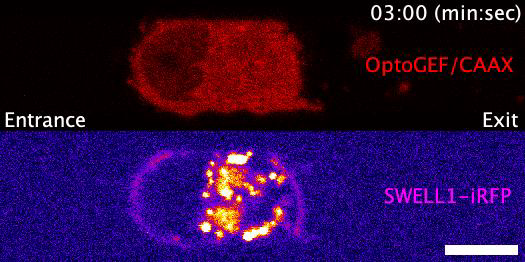
#> input picture frame 6 of movies/movie6.avi, 525 x 262 px
$ jupyter execute Movie6_Analysis.ipynb   (shell and % lines are left out)
#> lines starting #> are read from the running program, lines starting #| are printed output that depends on the picture; after the words box and inside, x2 and y2 are one past the last pixel; in counts of white or black regions, pixels touching at a corner belong together
# Movie 6

[cell 1]
from matplotlib import pyplot as plt
import seaborn as sns
import pandas as pd
import numpy as np
import cv2

movie6_path = "movies/movie6.avi"

## Functions for detecting edges

[cell 2]
# Detect edges with OpenCV's findContours
# No longer used
def get_bounding_boxes(img):
    contours, hierarchy = cv2.findContours(img, 1, 2)
    c = max(contours, key=cv2.contourArea)

    leftBoundingRect = cv2.boundingRect(c[c[:, :, 0].argmin()])
    rightBoundingRect = cv2.boundingRect(c[c[:, :, 0].argmax()])

    return leftBoundingRect, rightBoundingRect, c

# Detect edges by detecting the first occurrence of a minimum rectangular section where the mean pixel values exceeds a threshold
# Threshold differs for different movies

# check_section is used to calibrate and find the right parameters for a movie
def check_sections(frame, check_size=10, min_mean_pixel=0.03):
    sections = []
    for c in range(0, frame.shape[1], check_size):
        mean_pixel = cv2.mean(frame[:,c:c+check_size])[0]
        #print("Current mean pixel:", mean_pixel)
        sections.append((mean_pixel, c, check_size))
    return sections


def get_left_side(frame, check_size=10, min_mean_pixel=0.03):
    for c in range(0, frame.shape[1], check_size):
        mean_pixel = cv2.mean(frame[:,c:c+check_size])[0]
        if mean_pixel > min_mean_pixel:
            return c
    return 0

def get_right_side(frame, check_size=10, min_mean_pixel=0.03):
    for c in range(frame.shape[1], 0, -(check_size)):
        mean_pixel = cv2.mean(frame[:,c-check_size:c])[0]
        if mean_pixel > min_mean_pixel:
            return c
    return 0

def get_mean_intensity(section):
    count = np.nonzero(section)[0].size
    mean = np.sum(section) / count
    #print(count, mean)
    return count, mean

[cell 3]
# [14 lines of commented-out code are left out]

[cell 4]
# [5 lines of commented-out code are left out]

[cell 5]
print("Press 'q' to end video")
cap = cv2.VideoCapture(movie6_path)


# Get movie frame size
width = int(cap.get(cv2.CAP_PROP_FRAME_WIDTH) + 0.5)
height = int(cap.get(cv2.CAP_PROP_FRAME_HEIGHT) + 0.5)
frame_size = (width, height)

# Initialize video writer to save segmented movie at 1 frame per second
writer = cv2.VideoWriter("movie6_segments.avi", cv2.VideoWriter_fourcc(*"XVID"), 1.0, frame_size)

frame_index = 0

data = []

while True:
    frame_index += 1
    success, frame = cap.read()
#> frame is the input picture: shape (262, 525, 3); mean B, G, R 66.4, 10.5, 43.1

    if success and frame.size != 0:
        # Crop frame to remove text
        canvas = np.zeros((frame.shape), np.uint8)
        canvas = frame[20:110, 0:355]

        # Blur to fill threshold gaps
        gray_frame = cv2.cvtColor(canvas, cv2.COLOR_BGR2GRAY)
        _, imgThreshold = cv2.threshold(gray_frame, 50, 255, cv2.THRESH_BINARY)
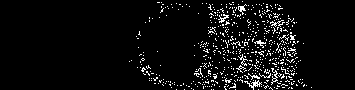
#> imgThreshold: shape (90, 355); 5.3% white in thin lines or dots, all inside (x1, y1, x2, y2) = (129, 1, 312, 90)
        blur_frame = cv2.GaussianBlur(imgThreshold, (7, 7), 0)
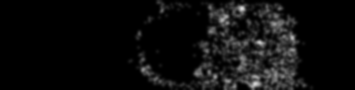
#> blur_frame: shape (90, 355); min 0, max 214, mean 13.7


        # Get trailing and leading bounding rectangle, and entire cell contour
        left_end = get_left_side(imgThreshold, check_size=3, min_mean_pixel=5)
#> the loop in get_left_side, `for c in range(0, frame.shape[1], check_size):` made 47 passes
#> mean_pixel on passes 1 to 12: 0, 0, 0, 0, 0, 0, 0, 0, 0, 0, 0, 0
#> left_end = 138
        right_end = get_right_side(imgThreshold, check_size=5, min_mean_pixel=15)
#> the loop in get_right_side, `for c in range(frame.shape[1], 0, -(check_size)):` made 13 passes
#> mean_pixel on passes 1 to 12: 0, 0, 0, 0, 0, 0, 0, 0, 0.567, 0.567, 5.67, 13.6
#> right_end = 295

        left_side_thickness = 30
        right_side_thickness = 30
        left_side_offset_correction = 10
        right_side_offset_correction = 10

        right_section = imgThreshold[:, right_end-right_side_thickness:right_end+right_side_offset_correction]
#> right_section: shape (90, 40); 16.5% white in thin lines or dots
        right_blur = cv2.blur(right_section, (10,10))
        _, right_thresh = cv2.threshold(right_blur, 170, 255, cv2.THRESH_BINARY)
#> right_thresh: shape (90, 40); every value is 0

        imgThreshold[:, right_end-right_side_thickness:right_end+right_side_offset_correction] = right_thresh
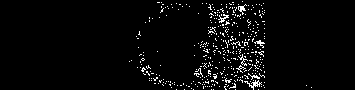
#> imgThreshold: shape (90, 355); 3.5% white in thin lines or dots, all inside (x1, y1, x2, y2) = (129, 1, 312, 90)

        kernel = cv2.getStructuringElement(cv2.MORPH_RECT, (2, 2))

        bin_img = cv2.morphologyEx(imgThreshold,
                           cv2.MORPH_OPEN,
                           kernel,
                           iterations=2)
#> bin_img: shape (90, 355); 0.13% white; 3 white regions (3 under 20 px)

        sure_bg = cv2.dilate(bin_img, kernel, iterations=3)
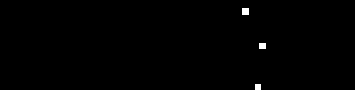
#> sure_bg: shape (90, 355); 0.4% white; 3 white regions, box (x1, y1, x2, y2) and area: (242, 8, 249, 15) 49, (259, 43, 266, 49) 42, (255, 84, 261, 90) 36
        dist = cv2.distanceTransform(bin_img, cv2.DIST_L2, 0)

        ret, sure_fg = cv2.threshold(dist, 0.21 * dist.max(), 255, cv2.THRESH_BINARY)
#> sure_fg: shape (90, 355) float32; 0.13% white; 3 white regions (3 under 20 px)
#> ret = 0.42
        sure_fg = sure_fg.astype(np.uint8)

        unknown = cv2.subtract(sure_bg, sure_fg)
#> unknown: shape (90, 355); 0.27% white; 3 white regions, box (x1, y1, x2, y2) and area: (242, 8, 249, 15) 33, (259, 43, 266, 49) 30, (255, 84, 261, 90) 24

        ret, markers = cv2.connectedComponents(sure_fg)
#> markers: shape (90, 355) int32; 4 distinct labels, from 0 to 3
#> ret = 4
        markers += 1
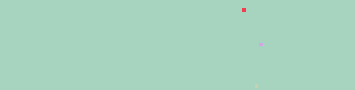
#> markers: shape (90, 355) int32; 4 distinct labels, from 1 to 4; one colour per label, 0 black
        markers[unknown == 255] = 0
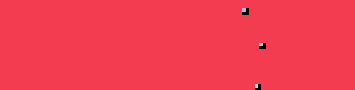
#> markers: shape (90, 355) int32; 5 distinct labels, from 0 to 4; one colour per label, 0 black

        markers = cv2.watershed(canvas, markers)
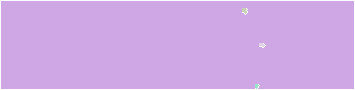
#> markers: shape (90, 355) int32; 5 distinct labels, from -1 to 4; one colour per label, 0 black, -1 white

        regions = []

        labels = np.unique(markers)
#> labels = [-1, 1, 2, 3, 4]
        left_segments = []
        right_segments = []
        left_color = [255,0,0]
        right_color = [255,255,0]

        edges = {
            "left":{
                "frame_index":frame_index,
                "count": 0,
                "mean": 0,
                "num_of_segments":0,
            },
            "right":{
                "frame_index":frame_index,
                "count": 0,
                "mean": 0,
                "num_of_segments":0,
            },
        }

        for label in labels[2:]:
        # Create a binary image in which only the area of the label is in the foreground
        #and the rest of the image is in the background
            target = np.where(markers == label, 255, 0).astype(np.uint8)
            x,y,w,h = cv2.boundingRect(target)

            min_segment_to_edge_distance = 10

            color = (255, 255, 255)
            if x-left_end <= min_segment_to_edge_distance:
                count, mean = get_mean_intensity(canvas[markers == label])
                edges["left"]["frame_index"] = frame_index
                edges["left"]["count"] += count
                edges["left"]["mean"] += mean
                edges["left"]["num_of_segments"] += 1

                canvas[markers == label] = left_color
                #cv2.putText(canvas, "L", (x, y), cv2.FONT_HERSHEY_SIMPLEX, 0.35, color, 1, cv2.LINE_AA)
                #left_segments.append((x,y,w,h))
            elif right_end-(w+x) <= min_segment_to_edge_distance:
                count, mean = get_mean_intensity(canvas[markers == label])
                edges["right"]["frame_index"] = frame_index
                edges["right"]["count"] += count
                edges["right"]["mean"] += mean
                edges["right"]["num_of_segments"] += 1

                canvas[markers == label] = right_color
                cv2.putText(canvas, f'{frame_index}', (x+w, y+h), cv2.FONT_HERSHEY_SIMPLEX, 0.35, color, 1, cv2.LINE_AA)
                #right_segments.append((x,y,w,h))
            else:
                canvas[markers == label] = np.random.randint(0, 255, size=3)
#> this loop made 3 passes
#> (x, y, w, h) on passes 1 to 3: (242, 8, 5, 6), (259, 43, 6, 4), (255, 84, 4, 5)
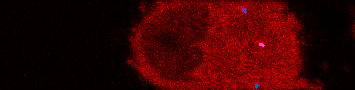
#> canvas: shape (90, 355, 3); mean B, G, R 2.5, 2.1, 55.4
#> after the loop, edges = 2 items

        if edges["left"]["num_of_segments"] > 0:
            data.append([edges["left"]["frame_index"], "L", edges["left"]["count"], edges["left"]["mean"], edges["left"]["mean"]/edges["left"]["num_of_segments"], left_end])
        else:
            data.append([edges["left"]["frame_index"], "L", edges["left"]["count"], edges["left"]["mean"], edges["left"]["mean"]/1, left_end])
        if edges["right"]["num_of_segments"] > 0:
            data.append([edges["right"]["frame_index"], "R", edges["right"]["count"], edges["right"]["mean"], edges["right"]["mean"]/edges["right"]["num_of_segments"], left_end])
        else:
            data.append([edges["right"]["frame_index"], "R", edges["right"]["count"], edges["right"]["mean"], edges["right"]["mean"]/1, left_end])

        writer.write(canvas)
        cv2.imshow("Movie 6", canvas)

    else:
        break

    if cv2.waitKey(10) & 0xFF == ord('q'):
#> (key q is pressed here)
        break

cap.release()
writer.release()
cv2.destroyAllWindows()

[cell 6]
stimulation_start = 42
data_df = pd.DataFrame(data, columns = ["Frame", "Edge", "Intensity Count","Intensity","Average Intensity","Position"])
#> data_df = table of 2 rows and 6 columns
data_df["Displacement"] = data_df["Position"] - data_df["Position"][0]
data_df["Stimulated"] = data_df["Frame"] > stimulation_start
dummies = pd.get_dummies(data_df)
#> dummies = table of 2 rows and 9 columns
data_with_dummies_df = pd.concat([data_df, dummies[["Edge_L"]]], axis='columns')
#> data_with_dummies_df = table of 2 rows and 9 columns
cleaned_data = data_with_dummies_df.drop(['Edge'], axis='columns') * 1
#> cleaned_data = table of 2 rows and 8 columns
right_edge_intensities = cleaned_data[cleaned_data["Edge_L"]==0]
#> right_edge_intensities = table of 1 rows and 8 columns
right_edge_intensities
#> Out = table of 1 rows and 8 columns

## Displacement

[cell 7]
fig, ax = plt.subplots(1, sharex=False, sharey=False)

pre_stimulation = right_edge_intensities[right_edge_intensities["Stimulated"] == 0]
#> pre_stimulation = table of 1 rows and 8 columns
post_stimulation = right_edge_intensities[right_edge_intensities["Stimulated"] == 1]
#> post_stimulation = table of 0 rows and 8 columns

X1 = pre_stimulation["Frame"]
X2 = post_stimulation["Frame"]
Y1 = pre_stimulation["Displacement"]
Y2 = post_stimulation["Displacement"]

ax.plot(X1, Y1)
ax.plot(X2, Y2)
ax.set_title("Displacement over time")

ax.legend(["Before stimulation","After stimulation"],loc='best')
plt.savefig("movie6_displacement_line_plot.png")
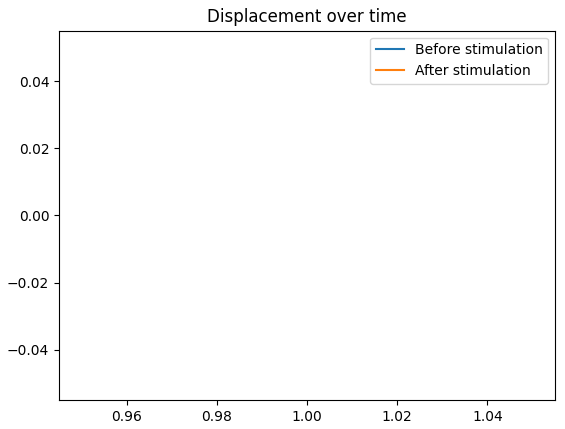
#> figure drawn by matplotlib, 1 panel
plt.show()

## Plot fluorescent intensity at right edge

[cell 8]
fig, ax = plt.subplots(1, sharex=False, sharey=False)

X1 = pre_stimulation["Frame"]
X2 = post_stimulation["Frame"]

Y1 = pre_stimulation["Intensity"]
Y2 = post_stimulation["Intensity"]

ax.plot(X1, Y1)
ax.plot(X2, Y2)
ax.set_title("Total intensity - Before Vrs After stimulation")

ax.legend(["Before stimulation","After stimulation"],loc='best')

plt.savefig("movie6_fluorescence_line_plot.png")
plt.show()

## Compare fluorescence before stimulation Vrs After stimulation

[cell 9]
sns.set_style("whitegrid")
sns.boxplot(x = 'Stimulated', y = 'Intensity', data = right_edge_intensities)
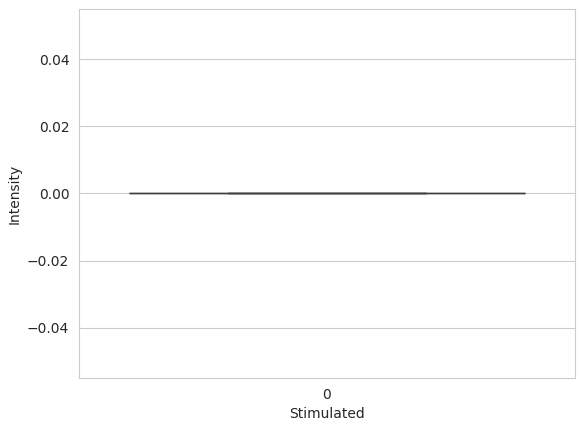
#> figure drawn by matplotlib, 1 panel

## ANOVA of intensities at leading (right) edge before and after stimulation
- Since the leading edge (right side) intensity is the edge of interest in this particular case, lets perform an ANOVA test for both light stimulated and non-light stimulated frames

[cell 10]
import scipy.stats as stats
stats.f_oneway(pre_stimulation["Intensity"], post_stimulation["Intensity"])
#> Out = (nan, nan)

$ run again, starting later in the video
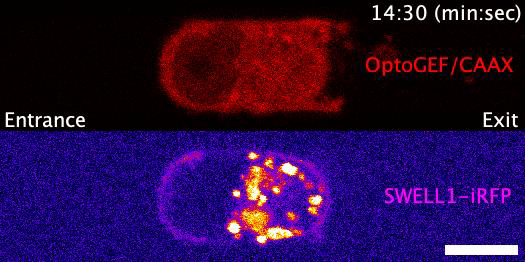
#> input picture frame 29 of movies/movie6.avi, 525 x 262 px
#> frame is the input picture: shape (262, 525, 3); mean B, G, R 66.4, 10.1, 42.1
#> the loop in get_left_side, `for c in range(0, frame.shape[1], check_size):` made 55 passes
#> mean_pixel on passes 1 to 8: 0, 0, 0, 0, 0, 0, 0, 0
#> left_end = 162
#> the loop in get_right_side, `for c in range(frame.shape[1], 0, -(check_size)):` made 7 passes
#> mean_pixel on passes 1 to 7: 0, 0, 1.13, 5.1, 2.27, 14.73, 37.4
#> right_end = 325
#> right_section: shape (90, 40); 11.9% white in thin lines or dots
#> right_thresh: shape (90, 40); every value is 0
#> bin_img: shape (90, 355); 0.16% white; 3 white regions (2 under 20 px), largest, box (x1, y1, x2, y2) and area: (284, 17, 292, 22) 31
#> sure_bg: shape (90, 355); 0.49% white; 3 white regions, box (x1, y1, x2, y2) and area: (284, 17, 295, 25) 79, (272, 14, 278, 21) 42, (236, 79, 242, 85) 36
#> `ret, sure_fg = cv2.threshold(dist, 0.21 * dist.max(), 255, cv2.THRESH_..`: ret = 0.47
#> unknown: shape (90, 355); 0.33% white; 3 white regions, box (x1, y1, x2, y2) and area: (284, 17, 295, 25) 48, (272, 14, 278, 21) 30, (236, 79, 242, 85) 27
#> `ret, markers = cv2.connectedComponents(sure_fg)`: ret = 4
#> `markers = cv2.watershed(canvas, markers)`:
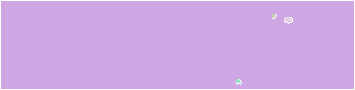
#> markers: shape (90, 355) int32; 5 distinct labels, from -1 to 4; one colour per label, 0 black, -1 white
#> labels = [-1, 1, 2, 3, 4]
#> the loop `for label in labels[2:]:` made 3 passes
#> (x, y, w, h) on passes 1 to 3: (272, 14, 4, 4), (284, 17, 8, 6), (236, 79, 5, 5)
#> after the loop `for label in labels[2:]:`:
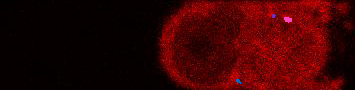
#> canvas: shape (90, 355, 3); mean B, G, R 2.5, 2.1, 54.6
#> after the loop `for label in labels[2:]:`: edges = 2 items
#> data_df = table of 2 rows and 6 columns
#> dummies = table of 2 rows and 9 columns
#> cleaned_data = table of 2 rows and 8 columns
#> right_edge_intensities = table of 1 rows and 8 columns
#> post_stimulation = table of 0 rows and 8 columns
#> `stats.f_oneway(pre_stimulation["Intensity"], post_stimulation["Intensi..`: Out = (nan, nan)

$ run again, starting later in the video
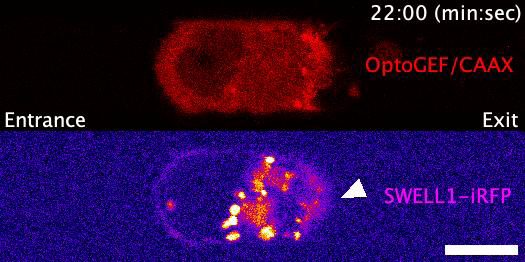
#> input picture frame 52 of movies/movie6.avi, 525 x 262 px
#> frame is the input picture: shape (262, 525, 3); mean B, G, R 66.2, 9.2, 40.5
#> the loop in get_left_side, `for c in range(0, frame.shape[1], check_size):` made 55 passes
#> mean_pixel on passes 1 to 8: 0, 0, 0, 0, 0, 0, 0, 0
#> left_end = 162
#> the loop in get_right_side, `for c in range(frame.shape[1], 0, -(check_size)):` made 7 passes
#> mean_pixel on passes 1 to 7: 0, 0, 0, 0, 1.13, 9.07, 42.5
#> right_end = 325
#> right_section: shape (90, 40); 21.6% white; 66 white regions (63 under 20 px), largest, box (x1, y1, x2, y2) and area: (4, 9, 33, 44) 386, (0, 59, 22, 90) 240, (7, 47, 14, 56) 45
#> right_thresh: shape (90, 40); 7% white; 3 white regions (1 under 20 px), largest, box (x1, y1, x2, y2) and area: (9, 14, 29, 38) 220, (0, 82, 5, 90) 29
#> bin_img: shape (90, 355); 0.82% white; 3 white regions, box (x1, y1, x2, y2) and area: (307, 17, 325, 39) 212, (296, 84, 301, 90) 27, (232, 70, 237, 75) 23
#> sure_bg: shape (90, 355); 1.4% white; 3 white regions, box (x1, y1, x2, y2) and area: (307, 17, 328, 42) 341, (232, 70, 240, 78) 62, (296, 84, 304, 90) 48
#> `ret, sure_fg = cv2.threshold(dist, 0.21 * dist.max(), 255, cv2.THRESH_..`: ret = 1.05
#> unknown: shape (90, 355); 0.86% white; 3 white regions, box (x1, y1, x2, y2) and area: (307, 17, 328, 42) 184, (232, 70, 240, 78) 54, (296, 84, 304, 90) 36
#> `ret, markers = cv2.connectedComponents(sure_fg)`: ret = 4
#> labels = [-1, 1, 2, 3, 4]
#> the loop `for label in labels[2:]:` made 3 passes
#> (x, y, w, h, count, mean) on pass 1: (308, 18, 19, 23, 472, 97.3)
#> after the loop `for label in labels[2:]:`: edges = 2 items
#> data_df = table of 2 rows and 6 columns
#> dummies = table of 2 rows and 9 columns
#> cleaned_data = table of 2 rows and 8 columns
#> right_edge_intensities = table of 1 rows and 8 columns
#> post_stimulation = table of 0 rows and 8 columns
#> `[cell 9] sns.set_style("whitegrid") sns.boxplot(x = 'Stimulated', y = ..`:
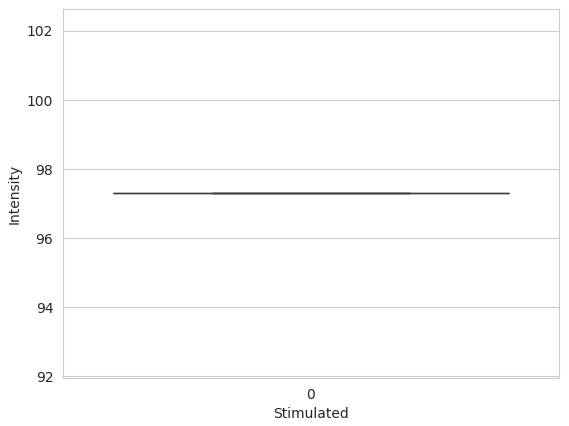
#> figure drawn by matplotlib, 1 panel
#> `stats.f_oneway(pre_stimulation["Intensity"], post_stimulation["Intensi..`: Out = (nan, nan)
